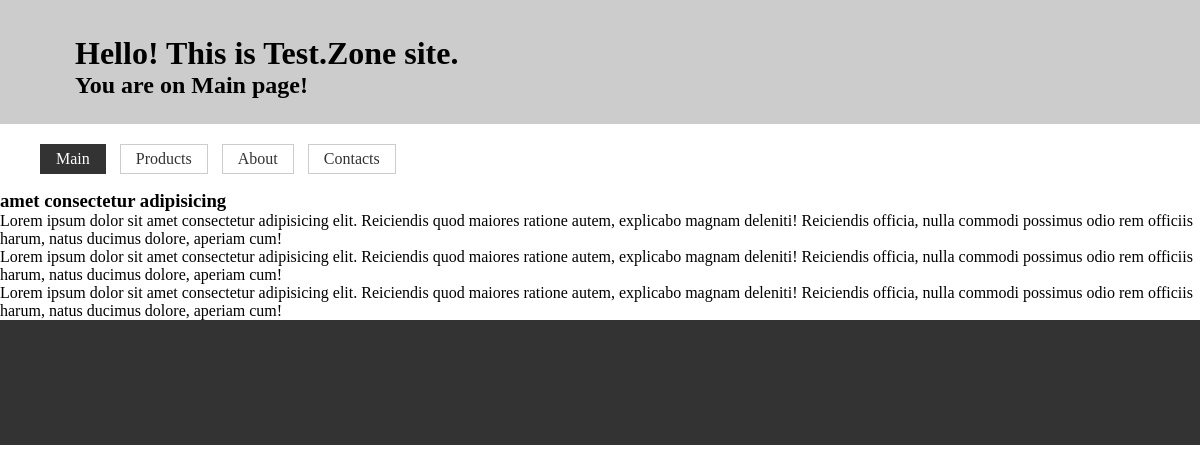
Before: / with the older database file.
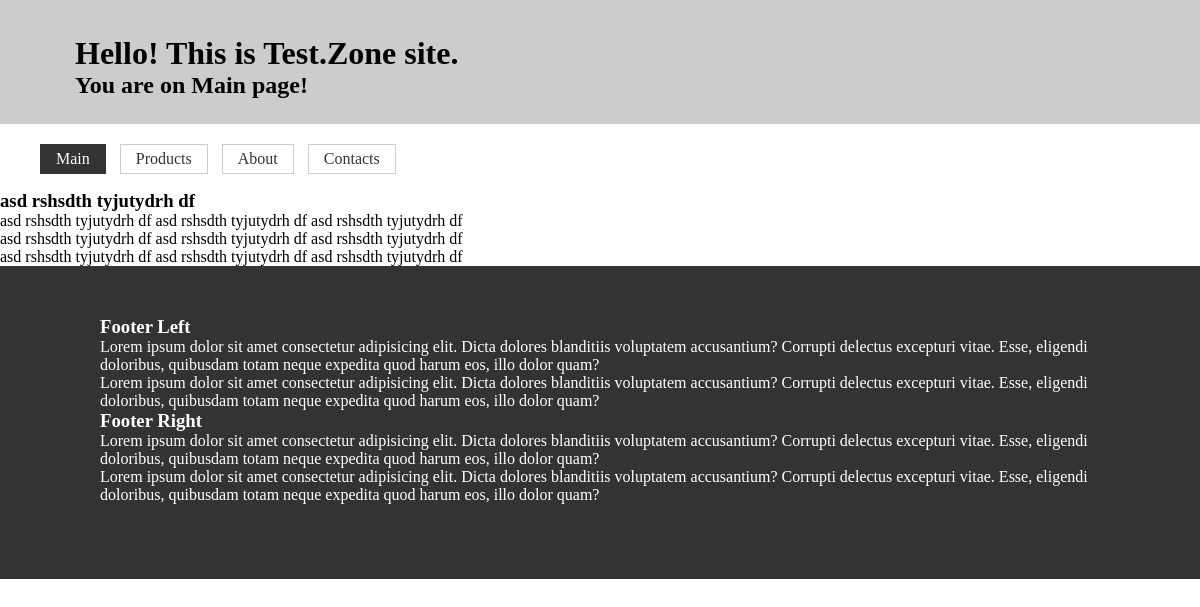
After: the same page with the newer database file.
### tables this page shows
CREATE TABLE `menu` (
  `id` int(11) UNSIGNED NOT NULL,
  `name` varchar(255) NOT NULL,
  `link` varchar(255) NOT NULL,
  `title` varchar(255) NOT NULL,
  `header` varchar(255) NOT NULL,
  `subheader` varchar(255) NOT NULL
);

CREATE TABLE `main` (
  `id` int(10) UNSIGNED NOT NULL,
  `header` varchar(255) NOT NULL,
  `content` mediumtext NOT NULL
);

CREATE TABLE `element` (
  `id` int(10) UNSIGNED NOT NULL,
  `name` varchar(250) NOT NULL,
  `header` varchar(255) DEFAULT NULL,
  `content` mediumtext NOT NULL
);

### parts/code.php (called while the page is built, shortened)
<?php
$name = isset($_GET["path"]) ? $_GET["path"] : "main";

### pages/main.php (the view)
<?php
$main_page_header  = "";
$main_page_content = "";
$sql = "SELECT `header`, `content` FROM `main` WHERE `id` = 1";
$result = mysqli_query($conn, $sql);
while ($row = mysqli_fetch_assoc($result)) {
    $main_page_header  = $row["header"];
    $main_page_content = $row["content"];
}
?>
<article class="main">
    <h3><?=$main_page_header?></h3>
    <div class="content">
        <?=$main_page_content?>
    </div>
</article>

### index.php
<?php require('db/connect.php'); ?>
<?php require('parts/code.php'); ?>
<!DOCTYPE html>
<html lang="en">
<head>
    <?php require('parts/head.php'); ?>
</head>
<body>
    <?php require('parts/header.php'); ?>
    <?php require('parts/nav.php'); ?>
    <?php require('parts/content.php'); ?>
    <?php require('parts/footer.php'); ?>
</body>
</html>

### parts/head.php (shortened to what this page needs)
<link rel="stylesheet" href="css/style.css">

### parts/header.php
<?php
$header = "";
$sql = "SELECT `header` FROM `menu` WHERE `link` = '" . $name . "'";
$result = mysqli_query($conn, $sql);
while ($row = mysqli_fetch_assoc($result)) {
    $header = $row['header'];
}
$subheader = "";
$sql = "SELECT `subheader` FROM `menu` WHERE `link` = '" . $name . "'";
$result = mysqli_query($conn, $sql);
while ($row = mysqli_fetch_assoc($result)) {
    $subheader = $row['subheader'];
}
?>
<header>
    <h1><?=$header?></h1>
    <h2><?=$subheader?></h2>
</header>

### parts/nav.php
<nav>
    <ul>
<?php
$sql = "SELECT `link`, `name` FROM `menu`";
$result = mysqli_query($conn, $sql);
while($row = mysqli_fetch_assoc($result)) {
    $active = $name === $row["link"] ? " class=\"active\"" : "";
    echo "<li><a href=\"" . $row["link"] . "\"" . $active . ">" . $row["name"] . "</a></li>\r\n";
}
?>
    </ul>
</nav>

### parts/content.php
<?php
if ($name === "") {
    require('pages/main.php');
} else {
    require('pages/' . $name . '.php');
}

### parts/footer.php
<?php
$footer_left  = array();
$footer_right = array();
$sql = "SELECT `name`, `header`, `content` FROM `element` WHERE `name`='footer_left'";
$result = mysqli_query($conn, $sql);
while ($row = mysqli_fetch_assoc($result)) {
    $footer_left["name"]    = $row["name"];
    $footer_left["header"]  = $row["header"];
    $footer_left["content"] = $row["content"];
}
$sql = "SELECT `name`, `header`, `content` FROM `element` WHERE `name`='footer_right'";
$result = mysqli_query($conn, $sql);
while ($row = mysqli_fetch_assoc($result)) {
    $footer_right["name"]    = $row["name"];
    $footer_right["header"]  = $row["header"];
    $footer_right["content"] = $row["content"];
}
?>
<footer>
    <div class="<?=$footer_left["name"]?>">
        <h3><?=$footer_left["header"]?></h3>
        <div><?=$footer_left["content"]?></div>
    </div>
    <div class="<?=$footer_right["name"]?>">
        <h3><?=$footer_right["header"]?></h3>
        <div><?=$footer_right["content"]?></div>
    </div>
</footer>

### css/style.css (style rules this page uses)
html, body, h1, h2, h3, h4, div, p { margin: 0; padding: 0; }
header { padding: 35px 75px 25px; background-color: #ccc; margin: 0 0 20px 0; }
li { display: inline-block; }
a { border: 1px solid #ccc; padding: 5px 15px; margin: 0 10px 0 0; display: block; text-decoration: none; color: #333; }
.active { background-color: #333; color: #fff; border-color: #333; }
footer { background-color: #333; color: #fff; padding: 50px 100px 75px; }

Changed rows visible on the page:
changed main: header "amet consectetur adipisicing" → "asd rshsdth tyjutydrh df"; content "Lorem ipsum dolor sit amet consectetur adipisicing elit. Reiciendis quod maiores ratione autem, explicabo magnam deleniti! Reiciendis officia, nulla commodi possimus odio rem officiis harum, natus ducimus dolore, aperiam cum! Lorem ipsum dolor sit amet consectetur adipisicing elit. Reiciendis quod maiores ratione autem, explicabo magnam deleniti! Reiciendis officia, nulla commodi possimus odio rem officiis harum, natus ducimus dolore, aperiam cum! Lorem ipsum dolor sit amet consectetur adipisicing elit. Reiciendis quod maiores ratione autem, explicabo magnam deleniti! Reiciendis officia, nulla commodi possimus odio rem officiis harum, natus ducimus dolore, aperiam cum!" → "asd rshsdth tyjutydrh df asd rshsdth tyjutydrh df asd rshsdth tyjutydrh df asd rshsdth tyjutydrh df asd rshsdth tyjutydrh df asd rshsdth tyjutydrh df asd rshsdth tyjutydrh df asd rshsdth tyjutydrh df asd rshsdth tyjutydrh df"
added element: header "Footer Left", content "Lorem ipsum dolor sit amet consectetur adipisicing elit. Dicta dolores blanditiis voluptatem accusantium? Corrupti delectus excepturi vitae. Esse, eligendi doloribus, quibusdam totam neque expedita quod harum eos, illo dolor quam? Lorem ipsum dolor sit amet consectetur adipisicing elit. Dicta dolores blanditiis voluptatem accusantium? Corrupti delectus excepturi vitae. Esse, eligendi doloribus, quibusdam totam neque expedita quod harum eos, illo dolor quam?"
added element: header "Footer Right", content "Lorem ipsum dolor sit amet consectetur adipisicing elit. Dicta dolores blanditiis voluptatem accusantium? Corrupti delectus excepturi vitae. Esse, eligendi doloribus, quibusdam totam neque expedita quod harum eos, illo dolor quam? Lorem ipsum dolor sit amet consectetur adipisicing elit. Dicta dolores blanditiis voluptatem accusantium? Corrupti delectus excepturi vitae. Esse, eligendi doloribus, quibusdam totam neque expedita quod harum eos, illo dolor quam?"
